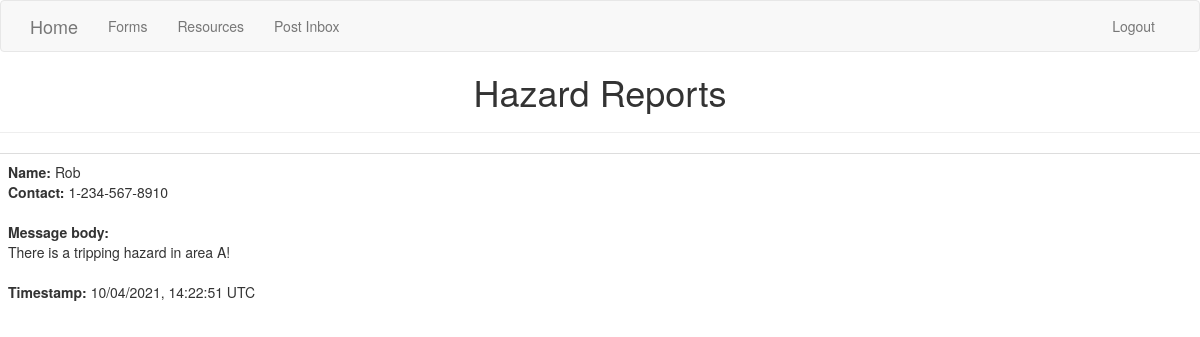
The app's page /hazardposts (signed in) with its own data.
### flask_app/models.py (models this page shows, shortened)
class HazardSubmission(db.Model):
    id = db.Column(db.Integer, primary_key=True)
    name = db.Column(db.String(64))  # Optional identification
    contact = db.Column(db.String(64))  # Optional contact
    body = db.Column(db.String(2000))
    timestamp = db.Column(db.DateTime, index=True, default=Datetime.utcnow)  # Function call given

### flask_app/routes.py (the view)
@app.route('/hazardposts')
@login_required
def hazard_posts():
    posts = HazardSubmission.query.all()
    return render_template('hazard_posts.html', posts=posts)

### flask_app/models.py (called while the page is built)
@login.user_loader
def load_user(id):
    return User.query.get(int(id))  # str by default, convert to int

### flask_app/templates/hazard_posts.html (shortened to what this page needs)
{% extends "base.html" %}
{% block content %}
    <h1>Hazard Reports</h1>
    <hr>
    {% for post in posts %}
        {% include '_post.html' %}
    {% endfor %}
{% endblock %}

### flask_app/templates/_post.html (shortened to what this page needs)
    <table class="table table-hover">
        <tr>
             <td>
                <b>Name:</b> {{ post.name }}<br>
               <b>Contact:</b> {{ post.contact }}
                <br><br>
                 <b>Message body:</b><br>
                {{ post.body }}
                <br><br>
                <b>Timestamp:</b> {{ post.timestamp.strftime("%m/%d/%Y, %H:%M:%S") }} UTC
            </td>
        </tr>
    </table>

### flask_app/templates/hazard_posts.html (style rules this page uses)
h1 { text-align: center; }

### records on screen
HazardSubmission: name "Rob", contact "1-234-567-8910", body "There is a tripping hazard in area A!", timestamp "10/04/2021, 14:22:51"
